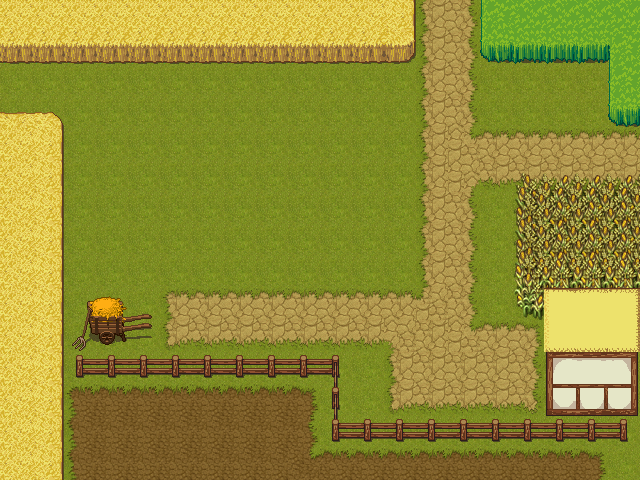

Rendered tile map (Tiled .tmx) drawn with the repository's tilesets; below, a short description and the map source with its tile grids summarised:
An orthogonal 20x15 tile map with 32x32 px tiles, 3 tile layers (ground1, ground2, terrain1), 5 tilesets and 23 objects (npc_farmer1, portal1, portal3, portal2, ITEM).

<map version="1.0" tiledversion="1.1.3" orientation="orthogonal" renderorder="right-up" width="20" height="15" tilewidth="32" tileheight="32" infinite="0" nextobjectid="25">
 <properties>
  <property name="music" value="THEME_EASTLANDS" />
 </properties>
 <tileset firstgid="1" source="terrain.tsx" />
 <tileset firstgid="1025" source="cottage_roof.tsx" />
 <tileset firstgid="1281" source="cottage.tsx" />
 <tileset firstgid="1537" source="Celianna_TileA2.tsx" />
 <tileset firstgid="2017" source="autum_schwarzena.tsx" />
 <layer name="ground1" width="20" height="15">
  <data>[300 cells, 300 non-empty, 21 distinct tile ids]</data>
 </layer>
 <layer name="ground2" width="20" height="15">
  <data>[300 cells, 82 non-empty, 21 distinct tile ids]</data>
 </layer>
 <layer name="terrain1" width="20" height="15">
  <data>[300 cells, 38 non-empty, 22 distinct tile ids]</data>
 </layer>
 <objectgroup name="zindex">
  <object id="5" x="2" y="116">
   <polygon points="0,0 47,-2 61,6 63,173 -3,173" />
  </object>
  <object id="6" x="89" y="302">
   <polygon points="0,0 -16,41 -8,45 4,37 35,40 37,27 64,25 61,10 35,9 31,-8 10,-8" />
  </object>
  <object id="7" x="64" y="358">
   <polygon points="0,0 0,30 277,30 277,0" />
  </object>
  <object id="8" x="335" y="423.238">
   <polygon points="0,0 0,29.1429 307,30.7619 307,-3.2381" />
  </object>
  <object id="10" x="640" y="291">
   <polygon points="0,0 -97,-1 -97,63 -92,63 -92,126 -1,126" />
  </object>
  <object id="11" x="517" y="170.91">
   <polygon points="0,0 1,145.135 124,146.09 125,-1.90968" />
  </object>
 </objectgroup>
 <objectgroup name="collision">
  <object id="12" x="1" y="1">
   <polygon points="0,0 -2,62 405,61 413,51 414,-1" />
  </object>
  <object id="13" x="482" y="2">
   <polygon points="0,0 1,51 11,59 159,59 156,-4" />
  </object>
  <object id="14" x="610" y="49">
   <polygon points="0,0 1,79 32,79 29,1" />
  </object>
  <object id="15" x="642" y="192">
   <polygon points="0,0 -124,-2 -122,126 0,126" />
  </object>
  <object id="16" x="548" y="321">
   <polygon points="0,0 4,158 93,159 92,-2" />
  </object>
  <object id="17" x="640" y="444">
   <polygon points="0,0 -309,-2 -309,36 3,36" />
  </object>
  <object id="18" x="331" y="482">
   <polygon points="0,0 1,-103 -269,-104 -269,-1" />
  </object>
  <object id="19" x="2" y="130">
   <polygon points="0,0 57,1 58,351 -2,351" />
  </object>
  <object id="20" x="2" y="67">
   <polygon points="0,0 -1,64 9,64 10,0" />
  </object>
  <object id="21" x="415" y="3">
   <polygon points="0,0 0,30 68,31 70,-3" />
  </object>
  <object id="22" x="642" y="193">
   <polygon points="0,0 -15,-1 -15,-75 0,-75" />
  </object>
  <object id="23" x="152" y="323">
   <polygon points="0,0 0,6 -26,8 -35,17 -59,17 -76,23 -70,3" />
  </object>
 </objectgroup>
 <objectgroup name="interactions">
  <object id="1" name="npc_farmer1" gid="1575" x="480" y="386" width="32" height="32" />
  <object id="2" name="portal1" gid="1575" x="14" y="107" width="32" height="32" />
  <object id="3" name="portal3" gid="1575" x="591" y="173" width="32" height="32" />
  <object id="4" name="portal2" gid="1575" x="431" y="66" width="32" height="32" />
 </objectgroup>
 <objectgroup name="items">
  <object id="24" name="Scroll16" type="ITEM" gid="46" x="67" y="305" width="32" height="32" />
 </objectgroup>
</map>
